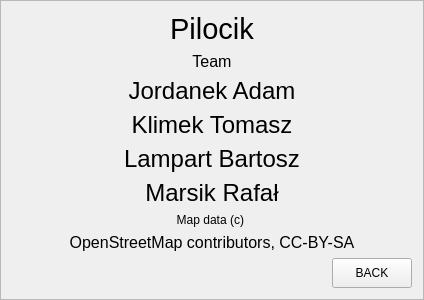
<?xml version="1.0" encoding="UTF-8"?>
<ui version="4.0">
 <class>CreditsWindow</class>
 <widget class="QFrame" name="CreditsWindow">
  <property name="geometry">
   <rect>
    <x>0</x>
    <y>0</y>
    <width>420</width>
    <height>300</height>
   </rect>
  </property>
  <property name="windowTitle">
   <string>Frame</string>
  </property>
  <property name="frameShape">
   <enum>QFrame::StyledPanel</enum>
  </property>
  <property name="frameShadow">
   <enum>QFrame::Raised</enum>
  </property>
  <layout class="QVBoxLayout" name="verticalLayout_2">
   <item>
    <widget class="QLabel" name="pilocikLabel">
     <property name="font">
      <font>
       <pointsize>22</pointsize>
      </font>
     </property>
     <property name="styleSheet">
      <string notr="true">Label{
color: qlineargradient(x1: 0, y1: 0, x2: 0, y2: 1,
                             stop: 0 #ffffff,
                             stop: 1 #cfcfcf);
}</string>
     </property>
     <property name="text">
      <string>Pilocik</string>
     </property>
     <property name="textFormat">
      <enum>Qt::RichText</enum>
     </property>
     <property name="alignment">
      <set>Qt::AlignCenter</set>
     </property>
    </widget>
   </item>
   <item>
    <spacer name="verticalSpacer">
     <property name="orientation">
      <enum>Qt::Vertical</enum>
     </property>
     <property name="sizeType">
      <enum>QSizePolicy::Expanding</enum>
     </property>
     <property name="sizeHint" stdset="0">
      <size>
       <width>400</width>
       <height>80</height>
      </size>
     </property>
    </spacer>
   </item>
   <item>
    <layout class="QVBoxLayout" name="verticalLayout">
     <item>
      <widget class="QLabel" name="label">
       <property name="font">
        <font>
         <pointsize>12</pointsize>
        </font>
       </property>
       <property name="text">
        <string>Team</string>
       </property>
       <property name="alignment">
        <set>Qt::AlignCenter</set>
       </property>
      </widget>
     </item>
     <item>
      <widget class="QLabel" name="label_2">
       <property name="font">
        <font>
         <pointsize>18</pointsize>
        </font>
       </property>
       <property name="frameShadow">
        <enum>QFrame::Sunken</enum>
       </property>
       <property name="text">
        <string>Jordanek Adam</string>
       </property>
       <property name="alignment">
        <set>Qt::AlignCenter</set>
       </property>
      </widget>
     </item>
     <item>
      <widget class="QLabel" name="label_3">
       <property name="font">
        <font>
         <pointsize>18</pointsize>
        </font>
       </property>
       <property name="frameShadow">
        <enum>QFrame::Sunken</enum>
       </property>
       <property name="text">
        <string>Klimek Tomasz</string>
       </property>
       <property name="alignment">
        <set>Qt::AlignCenter</set>
       </property>
      </widget>
     </item>
     <item>
      <widget class="QLabel" name="label_4">
       <property name="font">
        <font>
         <pointsize>18</pointsize>
        </font>
       </property>
       <property name="frameShadow">
        <enum>QFrame::Sunken</enum>
       </property>
       <property name="text">
        <string>Lampart Bartosz</string>
       </property>
       <property name="alignment">
        <set>Qt::AlignCenter</set>
       </property>
      </widget>
     </item>
     <item>
      <widget class="QLabel" name="label_5">
       <property name="font">
        <font>
         <pointsize>18</pointsize>
        </font>
       </property>
       <property name="frameShadow">
        <enum>QFrame::Sunken</enum>
       </property>
       <property name="text">
        <string>Marsik Rafał</string>
       </property>
       <property name="alignment">
        <set>Qt::AlignCenter</set>
       </property>
      </widget>
     </item>
    </layout>
   </item>
   <item>
    <spacer name="verticalSpacer_2">
     <property name="orientation">
      <enum>Qt::Vertical</enum>
     </property>
     <property name="sizeHint" stdset="0">
      <size>
       <width>20</width>
       <height>40</height>
      </size>
     </property>
    </spacer>
   </item>
   <item>
    <widget class="QLabel" name="label_7">
     <property name="text">
      <string>Map data (c) </string>
     </property>
     <property name="alignment">
      <set>Qt::AlignCenter</set>
     </property>
    </widget>
   </item>
   <item>
    <widget class="QLabel" name="label_6">
     <property name="font">
      <font>
       <pointsize>12</pointsize>
      </font>
     </property>
     <property name="text">
      <string>OpenStreetMap contributors, CC-BY-SA</string>
     </property>
     <property name="alignment">
      <set>Qt::AlignCenter</set>
     </property>
    </widget>
   </item>
   <item>
    <layout class="QHBoxLayout" name="horizontalLayout">
     <item>
      <spacer name="horizontalSpacer">
       <property name="orientation">
        <enum>Qt::Horizontal</enum>
       </property>
       <property name="sizeHint" stdset="0">
        <size>
         <width>40</width>
         <height>20</height>
        </size>
       </property>
      </spacer>
     </item>
     <item>
      <widget class="QPushButton" name="backButton">
       <property name="minimumSize">
        <size>
         <width>80</width>
         <height>30</height>
        </size>
       </property>
       <property name="text">
        <string>BACK</string>
       </property>
      </widget>
     </item>
    </layout>
   </item>
  </layout>
 </widget>
 <resources/>
 <connections/>
</ui>
